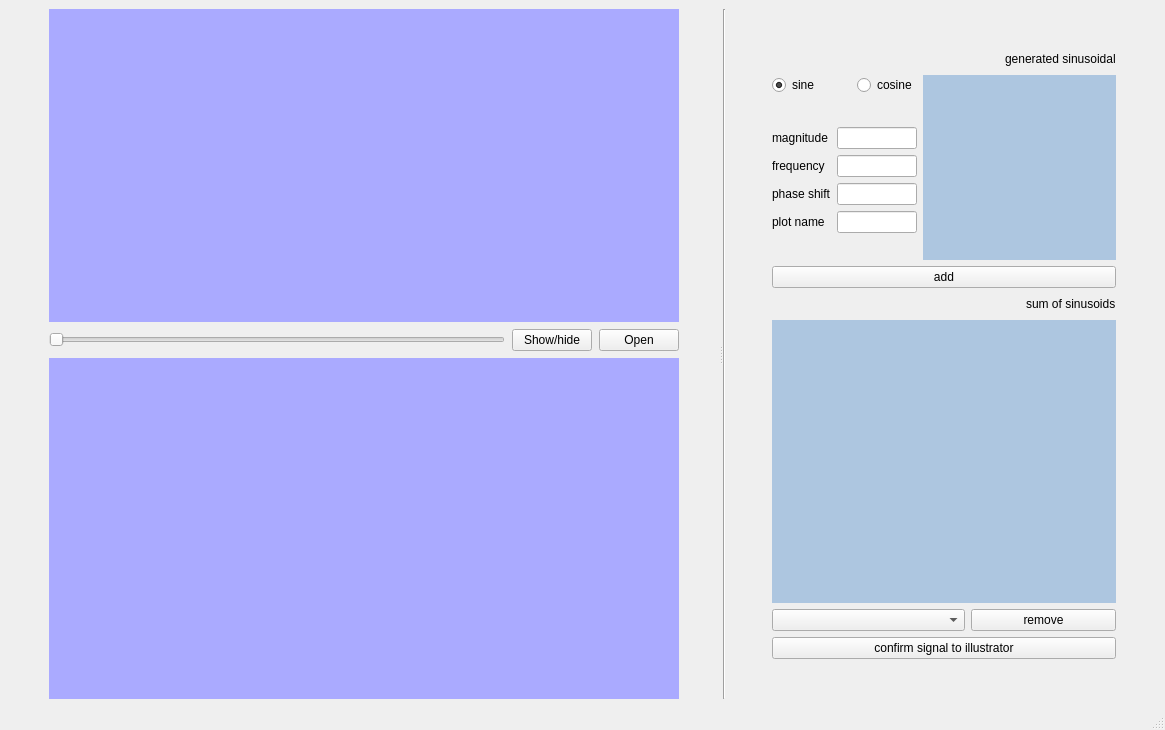
<?xml version="1.0" encoding="UTF-8"?>
<ui version="4.0">
 <class>MainWindow</class>
 <widget class="QMainWindow" name="MainWindow">
  <property name="geometry">
   <rect>
    <x>0</x>
    <y>0</y>
    <width>1165</width>
    <height>730</height>
   </rect>
  </property>
  <property name="windowTitle">
   <string>MainWindow</string>
  </property>
  <widget class="QWidget" name="centralwidget">
   <layout class="QGridLayout" name="gridLayout_4">
    <item row="0" column="0">
     <widget class="QSplitter" name="splitter">
      <property name="orientation">
       <enum>Qt::Horizontal</enum>
      </property>
      <widget class="QWidget" name="layoutWidget_2">
       <layout class="QHBoxLayout" name="horizontalLayout_8" stretch="0,0,0">
        <property name="spacing">
         <number>7</number>
        </property>
        <item>
         <spacer name="horizontalSpacer_6">
          <property name="orientation">
           <enum>Qt::Horizontal</enum>
          </property>
          <property name="sizeType">
           <enum>QSizePolicy::Ignored</enum>
          </property>
          <property name="sizeHint" stdset="0">
           <size>
            <width>40</width>
            <height>20</height>
           </size>
          </property>
         </spacer>
        </item>
        <item>
         <layout class="QGridLayout" name="gridLayout_2">
          <item row="0" column="0">
           <layout class="QGridLayout" name="gridLayout">
            <item row="1" column="1">
             <widget class="QPushButton" name="hideButton">
              <property name="text">
               <string>Show/hide</string>
              </property>
             </widget>
            </item>
            <item row="1" column="0">
             <widget class="QSlider" name="horizontalSlider">
              <property name="minimum">
               <number>5</number>
              </property>
              <property name="pageStep">
               <number>5</number>
              </property>
              <property name="value">
               <number>5</number>
              </property>
              <property name="orientation">
               <enum>Qt::Horizontal</enum>
              </property>
             </widget>
            </item>
            <item row="1" column="2">
             <widget class="QPushButton" name="open">
              <property name="text">
               <string>Open</string>
              </property>
             </widget>
            </item>
            <item row="0" column="0" colspan="3">
             <widget class="PlotWidget" name="signalWidget1" native="true">
              <property name="minimumSize">
               <size>
                <width>607</width>
                <height>239</height>
               </size>
              </property>
              <property name="styleSheet">
               <string notr="true">background-color: rgb(170, 170, 255);</string>
              </property>
             </widget>
            </item>
           </layout>
          </item>
          <item row="1" column="0">
           <widget class="PlotWidget" name="signalWidget2" native="true">
            <property name="styleSheet">
             <string notr="true">background-color: rgb(170, 170, 255);</string>
            </property>
           </widget>
          </item>
         </layout>
        </item>
        <item>
         <spacer name="horizontalSpacer_7">
          <property name="orientation">
           <enum>Qt::Horizontal</enum>
          </property>
          <property name="sizeType">
           <enum>QSizePolicy::Ignored</enum>
          </property>
          <property name="sizeHint" stdset="0">
           <size>
            <width>40</width>
            <height>20</height>
           </size>
          </property>
         </spacer>
        </item>
       </layout>
      </widget>
      <widget class="QWidget" name="layoutWidget">
       <layout class="QHBoxLayout" name="horizontalLayout_7" stretch="0,0,8,0">
        <item>
         <widget class="Line" name="line">
          <property name="orientation">
           <enum>Qt::Vertical</enum>
          </property>
         </widget>
        </item>
        <item>
         <spacer name="horizontalSpacer_4">
          <property name="orientation">
           <enum>Qt::Horizontal</enum>
          </property>
          <property name="sizeType">
           <enum>QSizePolicy::Ignored</enum>
          </property>
          <property name="sizeHint" stdset="0">
           <size>
            <width>40</width>
            <height>20</height>
           </size>
          </property>
         </spacer>
        </item>
        <item>
         <layout class="QVBoxLayout" name="verticalLayout_6" stretch="0,8,0">
          <item>
           <spacer name="verticalSpacer">
            <property name="orientation">
             <enum>Qt::Vertical</enum>
            </property>
            <property name="sizeType">
             <enum>QSizePolicy::Ignored</enum>
            </property>
            <property name="sizeHint" stdset="0">
             <size>
              <width>20</width>
              <height>40</height>
             </size>
            </property>
           </spacer>
          </item>
          <item>
           <layout class="QVBoxLayout" name="verticalLayout_5" stretch="5,0,8,0">
            <item>
             <layout class="QHBoxLayout" name="horizontalLayout_6" stretch="6,8">
              <item>
               <layout class="QVBoxLayout" name="verticalLayout_3" stretch="0,8">
                <item>
                 <layout class="QHBoxLayout" name="horizontalLayout_5">
                  <item>
                   <widget class="QRadioButton" name="sinbtn">
                    <property name="text">
                     <string>sine</string>
                    </property>
                    <property name="checked">
                     <bool>true</bool>
                    </property>
                   </widget>
                  </item>
                  <item>
                   <spacer name="horizontalSpacer_3">
                    <property name="orientation">
                     <enum>Qt::Horizontal</enum>
                    </property>
                    <property name="sizeHint" stdset="0">
                     <size>
                      <width>40</width>
                      <height>20</height>
                     </size>
                    </property>
                   </spacer>
                  </item>
                  <item>
                   <widget class="QRadioButton" name="cosbtn">
                    <property name="text">
                     <string>cosine</string>
                    </property>
                   </widget>
                  </item>
                 </layout>
                </item>
                <item>
                 <layout class="QGridLayout" name="gridLayout_3">
                  <item row="0" column="0">
                   <widget class="QLabel" name="label_2">
                    <property name="text">
                     <string>magnitude</string>
                    </property>
                   </widget>
                  </item>
                  <item row="0" column="1">
                   <widget class="QLineEdit" name="magnitude"/>
                  </item>
                  <item row="1" column="0">
                   <widget class="QLabel" name="label">
                    <property name="text">
                     <string>frequency</string>
                    </property>
                   </widget>
                  </item>
                  <item row="1" column="1">
                   <widget class="QLineEdit" name="frequency"/>
                  </item>
                  <item row="2" column="0">
                   <widget class="QLabel" name="label_3">
                    <property name="text">
                     <string>phase shift</string>
                    </property>
                   </widget>
                  </item>
                  <item row="2" column="1">
                   <widget class="QLineEdit" name="phaseshift"/>
                  </item>
                  <item row="3" column="0">
                   <widget class="QLabel" name="label_6">
                    <property name="text">
                     <string>plot name</string>
                    </property>
                   </widget>
                  </item>
                  <item row="3" column="1">
                   <widget class="QLineEdit" name="plotname"/>
                  </item>
                 </layout>
                </item>
               </layout>
              </item>
              <item>
               <layout class="QVBoxLayout" name="verticalLayout" stretch="0,8">
                <item>
                 <layout class="QHBoxLayout" name="horizontalLayout">
                  <item>
                   <spacer name="horizontalSpacer">
                    <property name="orientation">
                     <enum>Qt::Horizontal</enum>
                    </property>
                    <property name="sizeHint" stdset="0">
                     <size>
                      <width>40</width>
                      <height>20</height>
                     </size>
                    </property>
                   </spacer>
                  </item>
                  <item>
                   <widget class="QLabel" name="label_4">
                    <property name="text">
                     <string>generated sinusoidal</string>
                    </property>
                   </widget>
                  </item>
                 </layout>
                </item>
                <item>
                 <widget class="PlotWidget" name="sinoPlotter" native="true">
                  <property name="palette">
                   <palette>
                    <active>
                     <colorrole role="WindowText">
                      <brush brushstyle="SolidPattern">
                       <color alpha="255">
                        <red>0</red>
                        <green>0</green>
                        <blue>0</blue>
                       </color>
                      </brush>
                     </colorrole>
                     <colorrole role="Button">
                      <brush brushstyle="SolidPattern">
                       <color alpha="255">
                        <red>173</red>
                        <green>198</green>
                        <blue>224</blue>
                       </color>
                      </brush>
                     </colorrole>
                     <colorrole role="Light">
                      <brush brushstyle="SolidPattern">
                       <color alpha="255">
                        <red>255</red>
                        <green>255</green>
                        <blue>255</blue>
                       </color>
                      </brush>
                     </colorrole>
                     <colorrole role="Midlight">
                      <brush brushstyle="SolidPattern">
                       <color alpha="255">
                        <red>255</red>
                        <green>255</green>
                        <blue>255</blue>
                       </color>
                      </brush>
                     </colorrole>
                     <colorrole role="Dark">
                      <brush brushstyle="SolidPattern">
                       <color alpha="255">
                        <red>127</red>
                        <green>127</green>
                        <blue>127</blue>
                       </color>
                      </brush>
                     </colorrole>
                     <colorrole role="Mid">
                      <brush brushstyle="SolidPattern">
                       <color alpha="255">
                        <red>170</red>
                        <green>170</green>
                        <blue>170</blue>
                       </color>
                      </brush>
                     </colorrole>
                     <colorrole role="Text">
                      <brush brushstyle="SolidPattern">
                       <color alpha="255">
                        <red>0</red>
                        <green>0</green>
                        <blue>0</blue>
                       </color>
                      </brush>
                     </colorrole>
                     <colorrole role="BrightText">
                      <brush brushstyle="SolidPattern">
                       <color alpha="255">
                        <red>255</red>
                        <green>255</green>
                        <blue>255</blue>
                       </color>
                      </brush>
                     </colorrole>
                     <colorrole role="ButtonText">
                      <brush brushstyle="SolidPattern">
                       <color alpha="255">
                        <red>0</red>
                        <green>0</green>
                        <blue>0</blue>
                       </color>
                      </brush>
                     </colorrole>
                     <colorrole role="Base">
                      <brush brushstyle="SolidPattern">
                       <color alpha="255">
                        <red>173</red>
                        <green>198</green>
                        <blue>224</blue>
                       </color>
                      </brush>
                     </colorrole>
                     <colorrole role="Window">
                      <brush brushstyle="SolidPattern">
                       <color alpha="255">
                        <red>173</red>
                        <green>198</green>
                        <blue>224</blue>
                       </color>
                      </brush>
                     </colorrole>
                     <colorrole role="Shadow">
                      <brush brushstyle="SolidPattern">
                       <color alpha="255">
                        <red>0</red>
                        <green>0</green>
                        <blue>0</blue>
                       </color>
                      </brush>
                     </colorrole>
                     <colorrole role="AlternateBase">
                      <brush brushstyle="SolidPattern">
                       <color alpha="255">
                        <red>255</red>
                        <green>255</green>
                        <blue>255</blue>
                       </color>
                      </brush>
                     </colorrole>
                     <colorrole role="ToolTipBase">
                      <brush brushstyle="SolidPattern">
                       <color alpha="255">
                        <red>255</red>
                        <green>255</green>
                        <blue>220</blue>
                       </color>
                      </brush>
                     </colorrole>
                     <colorrole role="ToolTipText">
                      <brush brushstyle="SolidPattern">
                       <color alpha="255">
                        <red>0</red>
                        <green>0</green>
                        <blue>0</blue>
                       </color>
                      </brush>
                     </colorrole>
                    </active>
                    <inactive>
                     <colorrole role="WindowText">
                      <brush brushstyle="SolidPattern">
                       <color alpha="255">
                        <red>0</red>
                        <green>0</green>
                        <blue>0</blue>
                       </color>
                      </brush>
                     </colorrole>
                     <colorrole role="Button">
                      <brush brushstyle="SolidPattern">
                       <color alpha="255">
                        <red>173</red>
                        <green>198</green>
                        <blue>224</blue>
                       </color>
                      </brush>
                     </colorrole>
                     <colorrole role="Light">
                      <brush brushstyle="SolidPattern">
                       <color alpha="255">
                        <red>255</red>
                        <green>255</green>
                        <blue>255</blue>
                       </color>
                      </brush>
                     </colorrole>
                     <colorrole role="Midlight">
                      <brush brushstyle="SolidPattern">
                       <color alpha="255">
                        <red>255</red>
                        <green>255</green>
                        <blue>255</blue>
                       </color>
                      </brush>
                     </colorrole>
                     <colorrole role="Dark">
                      <brush brushstyle="SolidPattern">
                       <color alpha="255">
                        <red>127</red>
                        <green>127</green>
                        <blue>127</blue>
                       </color>
                      </brush>
                     </colorrole>
                     <colorrole role="Mid">
                      <brush brushstyle="SolidPattern">
                       <color alpha="255">
                        <red>170</red>
                        <green>170</green>
                        <blue>170</blue>
                       </color>
                      </brush>
                     </colorrole>
                     <colorrole role="Text">
                      <brush brushstyle="SolidPattern">
                       <color alpha="255">
                        <red>0</red>
                        <green>0</green>
                        <blue>0</blue>
                       </color>
                      </brush>
                     </colorrole>
                     <colorrole role="BrightText">
                      <brush brushstyle="SolidPattern">
                       <color alpha="255">
                        <red>255</red>
                        <green>255</green>
                        <blue>255</blue>
                       </color>
                      </brush>
                     </colorrole>
                     <colorrole role="ButtonText">
                      <brush brushstyle="SolidPattern">
                       <color alpha="255">
                        <red>0</red>
                        <green>0</green>
                        <blue>0</blue>
                       </color>
                      </brush>
                     </colorrole>
                     <colorrole role="Base">
                      <brush brushstyle="SolidPattern">
                       <color alpha="255">
                        <red>173</red>
                        <green>198</green>
                        <blue>224</blue>
                       </color>
                      </brush>
                     </colorrole>
                     <colorrole role="Window">
                      <brush brushstyle="SolidPattern">
                       <color alpha="255">
                        <red>173</red>
                        <green>198</green>
                        <blue>224</blue>
                       </color>
                      </brush>
                     </colorrole>
                     <colorrole role="Shadow">
                      <brush brushstyle="SolidPattern">
                       <color alpha="255">
                        <red>0</red>
                        <green>0</green>
                        <blue>0</blue>
                       </color>
                      </brush>
                     </colorrole>
                     <colorrole role="AlternateBase">
                      <brush brushstyle="SolidPattern">
                       <color alpha="255">
                        <red>255</red>
                        <green>255</green>
                        <blue>255</blue>
                       </color>
                      </brush>
                     </colorrole>
                     <colorrole role="ToolTipBase">
                      <brush brushstyle="SolidPattern">
                       <color alpha="255">
                        <red>255</red>
                        <green>255</green>
                        <blue>220</blue>
                       </color>
                      </brush>
                     </colorrole>
                     <colorrole role="ToolTipText">
                      <brush brushstyle="SolidPattern">
                       <color alpha="255">
                        <red>0</red>
                        <green>0</green>
                        <blue>0</blue>
                       </color>
                      </brush>
                     </colorrole>
                    </inactive>
                    <disabled>
                     <colorrole role="WindowText">
                      <brush brushstyle="SolidPattern">
                       <color alpha="255">
                        <red>127</red>
                        <green>127</green>
                        <blue>127</blue>
                       </color>
                      </brush>
                     </colorrole>
                     <colorrole role="Button">
                      <brush brushstyle="SolidPattern">
                       <color alpha="255">
                        <red>173</red>
                        <green>198</green>
                        <blue>224</blue>
                       </color>
                      </brush>
                     </colorrole>
                     <colorrole role="Light">
                      <brush brushstyle="SolidPattern">
                       <color alpha="255">
                        <red>255</red>
                        <green>255</green>
                        <blue>255</blue>
                       </color>
                      </brush>
                     </colorrole>
                     <colorrole role="Midlight">
                      <brush brushstyle="SolidPattern">
                       <color alpha="255">
                        <red>255</red>
                        <green>255</green>
                        <blue>255</blue>
                       </color>
                      </brush>
                     </colorrole>
                     <colorrole role="Dark">
                      <brush brushstyle="SolidPattern">
                       <color alpha="255">
                        <red>127</red>
                        <green>127</green>
                        <blue>127</blue>
                       </color>
                      </brush>
                     </colorrole>
                     <colorrole role="Mid">
                      <brush brushstyle="SolidPattern">
                       <color alpha="255">
                        <red>170</red>
                        <green>170</green>
                        <blue>170</blue>
                       </color>
                      </brush>
                     </colorrole>
                     <colorrole role="Text">
                      <brush brushstyle="SolidPattern">
                       <color alpha="255">
                        <red>127</red>
                        <green>127</green>
                        <blue>127</blue>
                       </color>
                      </brush>
                     </colorrole>
                     <colorrole role="BrightText">
                      <brush brushstyle="SolidPattern">
                       <color alpha="255">
                        <red>255</red>
                        <green>255</green>
                        <blue>255</blue>
                       </color>
                      </brush>
                     </colorrole>
                     <colorrole role="ButtonText">
                      <brush brushstyle="SolidPattern">
                       <color alpha="255">
                        <red>127</red>
                        <green>127</green>
                        <blue>127</blue>
                       </color>
                      </brush>
                     </colorrole>
                     <colorrole role="Base">
                      <brush brushstyle="SolidPattern">
                       <color alpha="255">
                        <red>173</red>
                        <green>198</green>
                        <blue>224</blue>
                       </color>
                      </brush>
                     </colorrole>
                     <colorrole role="Window">
                      <brush brushstyle="SolidPattern">
                       <color alpha="255">
                        <red>173</red>
                        <green>198</green>
                        <blue>224</blue>
                       </color>
                      </brush>
                     </colorrole>
                     <colorrole role="Shadow">
                      <brush brushstyle="SolidPattern">
                       <color alpha="255">
                        <red>0</red>
                        <green>0</green>
                        <blue>0</blue>
                       </color>
                      </brush>
                     </colorrole>
                     <colorrole role="AlternateBase">
                      <brush brushstyle="SolidPattern">
                       <color alpha="255">
                        <red>255</red>
                        <green>255</green>
                        <blue>255</blue>
                       </color>
                      </brush>
                     </colorrole>
                     <colorrole role="ToolTipBase">
                      <brush brushstyle="SolidPattern">
                       <color alpha="255">
                        <red>255</red>
                        <green>255</green>
                        <blue>220</blue>
                       </color>
                      </brush>
                     </colorrole>
                     <colorrole role="ToolTipText">
                      <brush brushstyle="SolidPattern">
                       <color alpha="255">
                        <red>0</red>
                        <green>0</green>
                        <blue>0</blue>
                       </color>
                      </brush>
                     </colorrole>
                    </disabled>
                   </palette>
                  </property>
                  <property name="styleSheet">
                   <string notr="true">background-color: rgb(173, 198, 224);</string>
                  </property>
                 </widget>
                </item>
               </layout>
              </item>
             </layout>
            </item>
            <item>
             <layout class="QHBoxLayout" name="horizontalLayout_3" stretch="8">
              <item>
               <widget class="QPushButton" name="add">
                <property name="text">
                 <string>add</string>
                </property>
               </widget>
              </item>
             </layout>
            </item>
            <item>
             <layout class="QVBoxLayout" name="verticalLayout_4" stretch="8,0">
              <item>
               <layout class="QVBoxLayout" name="verticalLayout_2" stretch="0,8">
                <item>
                 <layout class="QHBoxLayout" name="horizontalLayout_2">
                  <item>
                   <spacer name="horizontalSpacer_2">
                    <property name="orientation">
                     <enum>Qt::Horizontal</enum>
                    </property>
                    <property name="sizeHint" stdset="0">
                     <size>
                      <width>40</width>
                      <height>20</height>
                     </size>
                    </property>
                   </spacer>
                  </item>
                  <item>
                   <widget class="QLabel" name="label_5">
                    <property name="text">
                     <string>sum of sinusoids</string>
                    </property>
                   </widget>
                  </item>
                 </layout>
                </item>
                <item>
                 <widget class="PlotWidget" name="sinoAdder" native="true">
                  <property name="palette">
                   <palette>
                    <active>
                     <colorrole role="WindowText">
                      <brush brushstyle="SolidPattern">
                       <color alpha="255">
                        <red>0</red>
                        <green>0</green>
                        <blue>0</blue>
                       </color>
                      </brush>
                     </colorrole>
                     <colorrole role="Button">
                      <brush brushstyle="SolidPattern">
                       <color alpha="255">
                        <red>173</red>
                        <green>198</green>
                        <blue>224</blue>
                       </color>
                      </brush>
                     </colorrole>
                     <colorrole role="Light">
                      <brush brushstyle="SolidPattern">
                       <color alpha="255">
                        <red>255</red>
                        <green>255</green>
                        <blue>255</blue>
                       </color>
                      </brush>
                     </colorrole>
                     <colorrole role="Midlight">
                      <brush brushstyle="SolidPattern">
                       <color alpha="255">
                        <red>255</red>
                        <green>255</green>
                        <blue>255</blue>
                       </color>
                      </brush>
                     </colorrole>
                     <colorrole role="Dark">
                      <brush brushstyle="SolidPattern">
                       <color alpha="255">
                        <red>127</red>
                        <green>127</green>
                        <blue>127</blue>
                       </color>
                      </brush>
                     </colorrole>
                     <colorrole role="Mid">
                      <brush brushstyle="SolidPattern">
                       <color alpha="255">
                        <red>170</red>
                        <green>170</green>
                        <blue>170</blue>
                       </color>
                      </brush>
                     </colorrole>
                     <colorrole role="Text">
                      <brush brushstyle="SolidPattern">
                       <color alpha="255">
                        <red>0</red>
                        <green>0</green>
                        <blue>0</blue>
                       </color>
                      </brush>
                     </colorrole>
                     <colorrole role="BrightText">
                      <brush brushstyle="SolidPattern">
                       <color alpha="255">
                        <red>255</red>
                        <green>255</green>
                        <blue>255</blue>
                       </color>
                      </brush>
                     </colorrole>
                     <colorrole role="ButtonText">
                      <brush brushstyle="SolidPattern">
                       <color alpha="255">
                        <red>0</red>
                        <green>0</green>
                        <blue>0</blue>
                       </color>
                      </brush>
                     </colorrole>
                     <colorrole role="Base">
                      <brush brushstyle="SolidPattern">
                       <color alpha="255">
                        <red>173</red>
                        <green>198</green>
                        <blue>224</blue>
                       </color>
                      </brush>
                     </colorrole>
                     <colorrole role="Window">
                      <brush brushstyle="SolidPattern">
                       <color alpha="255">
                        <red>173</red>
                        <green>198</green>
                        <blue>224</blue>
                       </color>
                      </brush>
                     </colorrole>
                     <colorrole role="Shadow">
                      <brush brushstyle="SolidPattern">
                       <color alpha="255">
                        <red>0</red>
                        <green>0</green>
                        <blue>0</blue>
                       </color>
                      </brush>
                     </colorrole>
                     <colorrole role="AlternateBase">
                      <brush brushstyle="SolidPattern">
                       <color alpha="255">
                        <red>255</red>
                        <green>255</green>
                        <blue>255</blue>
                       </color>
                      </brush>
                     </colorrole>
                     <colorrole role="ToolTipBase">
                      <brush brushstyle="SolidPattern">
                       <color alpha="255">
                        <red>255</red>
                        <green>255</green>
                        <blue>220</blue>
                       </color>
                      </brush>
                     </colorrole>
                     <colorrole role="ToolTipText">
                      <brush brushstyle="SolidPattern">
                       <color alpha="255">
                        <red>0</red>
                        <green>0</green>
                        <blue>0</blue>
                       </color>
                      </brush>
                     </colorrole>
                    </active>
                    <inactive>
                     <colorrole role="WindowText">
                      <brush brushstyle="SolidPattern">
                       <color alpha="255">
                        <red>0</red>
                        <green>0</green>
                        <blue>0</blue>
                       </color>
                      </brush>
                     </colorrole>
                     <colorrole role="Button">
                      <brush brushstyle="SolidPattern">
                       <color alpha="255">
                        <red>173</red>
                        <green>198</green>
                        <blue>224</blue>
                       </color>
                      </brush>
                     </colorrole>
                     <colorrole role="Light">
                      <brush brushstyle="SolidPattern">
                       <color alpha="255">
                        <red>255</red>
                        <green>255</green>
                        <blue>255</blue>
                       </color>
                      </brush>
                     </colorrole>
                     <colorrole role="Midlight">
                      <brush brushstyle="SolidPattern">
                       <color alpha="255">
                        <red>255</red>
                        <green>255</green>
                        <blue>255</blue>
                       </color>
                      </brush>
                     </colorrole>
                     <colorrole role="Dark">
                      <brush brushstyle="SolidPattern">
                       <color alpha="255">
                        <red>127</red>
                        <green>127</green>
                        <blue>127</blue>
                       </color>
                      </brush>
                     </colorrole>
                     <colorrole role="Mid">
                      <brush brushstyle="SolidPattern">
                       <color alpha="255">
                        <red>170</red>
                        <green>170</green>
                        <blue>170</blue>
                       </color>
                      </brush>
                     </colorrole>
                     <colorrole role="Text">
                      <brush brushstyle="SolidPattern">
                       <color alpha="255">
                        <red>0</red>
                        <green>0</green>
                        <blue>0</blue>
                       </color>
                      </brush>
                     </colorrole>
                     <colorrole role="BrightText">
                      <brush brushstyle="SolidPattern">
                       <color alpha="255">
                        <red>255</red>
                        <green>255</green>
                        <blue>255</blue>
                       </color>
                      </brush>
                     </colorrole>
                     <colorrole role="ButtonText">
                      <brush brushstyle="SolidPattern">
                       <color alpha="255">
                        <red>0</red>
                        <green>0</green>
                        <blue>0</blue>
                       </color>
                      </brush>
                     </colorrole>
                     <colorrole role="Base">
                      <brush brushstyle="SolidPattern">
                       <color alpha="255">
                        <red>173</red>
                        <green>198</green>
                        <blue>224</blue>
                       </color>
                      </brush>
                     </colorrole>
                     <colorrole role="Window">
                      <brush brushstyle="SolidPattern">
                       <color alpha="255">
                        <red>173</red>
                        <green>198</green>
                        <blue>224</blue>
                       </color>
                      </brush>
                     </colorrole>
                     <colorrole role="Shadow">
                      <brush brushstyle="SolidPattern">
                       <color alpha="255">
                        <red>0</red>
                        <green>0</green>
                        <blue>0</blue>
                       </color>
                      </brush>
                     </colorrole>
                     <colorrole role="AlternateBase">
                      <brush brushstyle="SolidPattern">
                       <color alpha="255">
                        <red>255</red>
                        <green>255</green>
                        <blue>255</blue>
                       </color>
                      </brush>
                     </colorrole>
                     <colorrole role="ToolTipBase">
                      <brush brushstyle="SolidPattern">
                       <color alpha="255">
                        <red>255</red>
                        <green>255</green>
                        <blue>220</blue>
                       </color>
                      </brush>
                     </colorrole>
                     <colorrole role="ToolTipText">
                      <brush brushstyle="SolidPattern">
                       <color alpha="255">
                        <red>0</red>
                        <green>0</green>
                        <blue>0</blue>
                       </color>
                      </brush>
                     </colorrole>
                    </inactive>
                    <disabled>
                     <colorrole role="WindowText">
                      <brush brushstyle="SolidPattern">
                       <color alpha="255">
                        <red>127</red>
                        <green>127</green>
                        <blue>127</blue>
                       </color>
                      </brush>
                     </colorrole>
                     <colorrole role="Button">
                      <brush brushstyle="SolidPattern">
                       <color alpha="255">
                        <red>173</red>
                        <green>198</green>
                        <blue>224</blue>
                       </color>
                      </brush>
                     </colorrole>
                     <colorrole role="Light">
                      <brush brushstyle="SolidPattern">
                       <color alpha="255">
                        <red>255</red>
                        <green>255</green>
                        <blue>255</blue>
                       </color>
                      </brush>
                     </colorrole>
                     <colorrole role="Midlight">
                      <brush brushstyle="SolidPattern">
                       <color alpha="255">
                        <red>255</red>
                        <green>255</green>
                        <blue>255</blue>
                       </color>
                      </brush>
                     </colorrole>
                     <colorrole role="Dark">
                      <brush brushstyle="SolidPattern">
                       <color alpha="255">
                        <red>127</red>
                        <green>127</green>
                        <blue>127</blue>
                       </color>
                      </brush>
                     </colorrole>
                     <colorrole role="Mid">
                      <brush brushstyle="SolidPattern">
                       <color alpha="255">
                        <red>170</red>
                        <green>170</green>
                        <blue>170</blue>
                       </color>
                      </brush>
                     </colorrole>
                     <colorrole role="Text">
                      <brush brushstyle="SolidPattern">
                       <color alpha="255">
                        <red>127</red>
                        <green>127</green>
                        <blue>127</blue>
                       </color>
                      </brush>
                     </colorrole>
                     <colorrole role="BrightText">
                      <brush brushstyle="SolidPattern">
                       <color alpha="255">
                        <red>255</red>
                        <green>255</green>
                        <blue>255</blue>
                       </color>
                      </brush>
                     </colorrole>
                     <colorrole role="ButtonText">
                      <brush brushstyle="SolidPattern">
                       <color alpha="255">
                        <red>127</red>
                        <green>127</green>
                        <blue>127</blue>
                       </color>
                      </brush>
                     </colorrole>
                     <colorrole role="Base">
                      <brush brushstyle="SolidPattern">
                       <color alpha="255">
                        <red>173</red>
                        <green>198</green>
                        <blue>224</blue>
                       </color>
                      </brush>
                     </colorrole>
                     <colorrole role="Window">
                      <brush brushstyle="SolidPattern">
                       <color alpha="255">
                        <red>173</red>
                        <green>198</green>
                        <blue>224</blue>
                       </color>
                      </brush>
                     </colorrole>
                     <colorrole role="Shadow">
                      <brush brushstyle="SolidPattern">
                       <color alpha="255">
                        <red>0</red>
                        <green>0</green>
                        <blue>0</blue>
                       </color>
                      </brush>
                     </colorrole>
                     <colorrole role="AlternateBase">
                      <brush brushstyle="SolidPattern">
                       <color alpha="255">
                        <red>255</red>
                        <green>255</green>
                        <blue>255</blue>
                       </color>
                      </brush>
                     </colorrole>
                     <colorrole role="ToolTipBase">
                      <brush brushstyle="SolidPattern">
                       <color alpha="255">
                        <red>255</red>
                        <green>255</green>
                        <blue>220</blue>
                       </color>
                      </brush>
                     </colorrole>
                     <colorrole role="ToolTipText">
                      <brush brushstyle="SolidPattern">
                       <color alpha="255">
                        <red>0</red>
                        <green>0</green>
                        <blue>0</blue>
                       </color>
                      </brush>
                     </colorrole>
                    </disabled>
                   </palette>
                  </property>
                  <property name="styleSheet">
                   <string notr="true">background-color: rgb(173, 198, 224);</string>
                  </property>
                 </widget>
                </item>
               </layout>
              </item>
              <item>
               <layout class="QHBoxLayout" name="horizontalLayout_4" stretch="8,6">
                <item>
                 <widget class="QComboBox" name="signalCombobox"/>
                </item>
                <item>
                 <widget class="QPushButton" name="remove">
                  <property name="text">
                   <string>remove</string>
                  </property>
                 </widget>
                </item>
               </layout>
              </item>
             </layout>
            </item>
            <item>
             <widget class="QPushButton" name="confirm">
              <property name="text">
               <string>confirm signal to illustrator</string>
              </property>
             </widget>
            </item>
           </layout>
          </item>
          <item>
           <spacer name="verticalSpacer_2">
            <property name="orientation">
             <enum>Qt::Vertical</enum>
            </property>
            <property name="sizeType">
             <enum>QSizePolicy::Ignored</enum>
            </property>
            <property name="sizeHint" stdset="0">
             <size>
              <width>20</width>
              <height>40</height>
             </size>
            </property>
           </spacer>
          </item>
         </layout>
        </item>
        <item>
         <spacer name="horizontalSpacer_5">
          <property name="orientation">
           <enum>Qt::Horizontal</enum>
          </property>
          <property name="sizeType">
           <enum>QSizePolicy::Ignored</enum>
          </property>
          <property name="sizeHint" stdset="0">
           <size>
            <width>40</width>
            <height>20</height>
           </size>
          </property>
         </spacer>
        </item>
       </layout>
      </widget>
     </widget>
    </item>
   </layout>
  </widget>
  <widget class="QMenuBar" name="menubar">
   <property name="geometry">
    <rect>
     <x>0</x>
     <y>0</y>
     <width>1165</width>
     <height>26</height>
    </rect>
   </property>
  </widget>
  <widget class="QStatusBar" name="statusbar"/>
 </widget>
 <customwidgets>
  <customwidget>
   <class>PlotWidget</class>
   <extends>QWidget</extends>
   <header location="global">pyqtgraph</header>
   <container>1</container>
  </customwidget>
 </customwidgets>
 <resources/>
 <connections/>
</ui>
